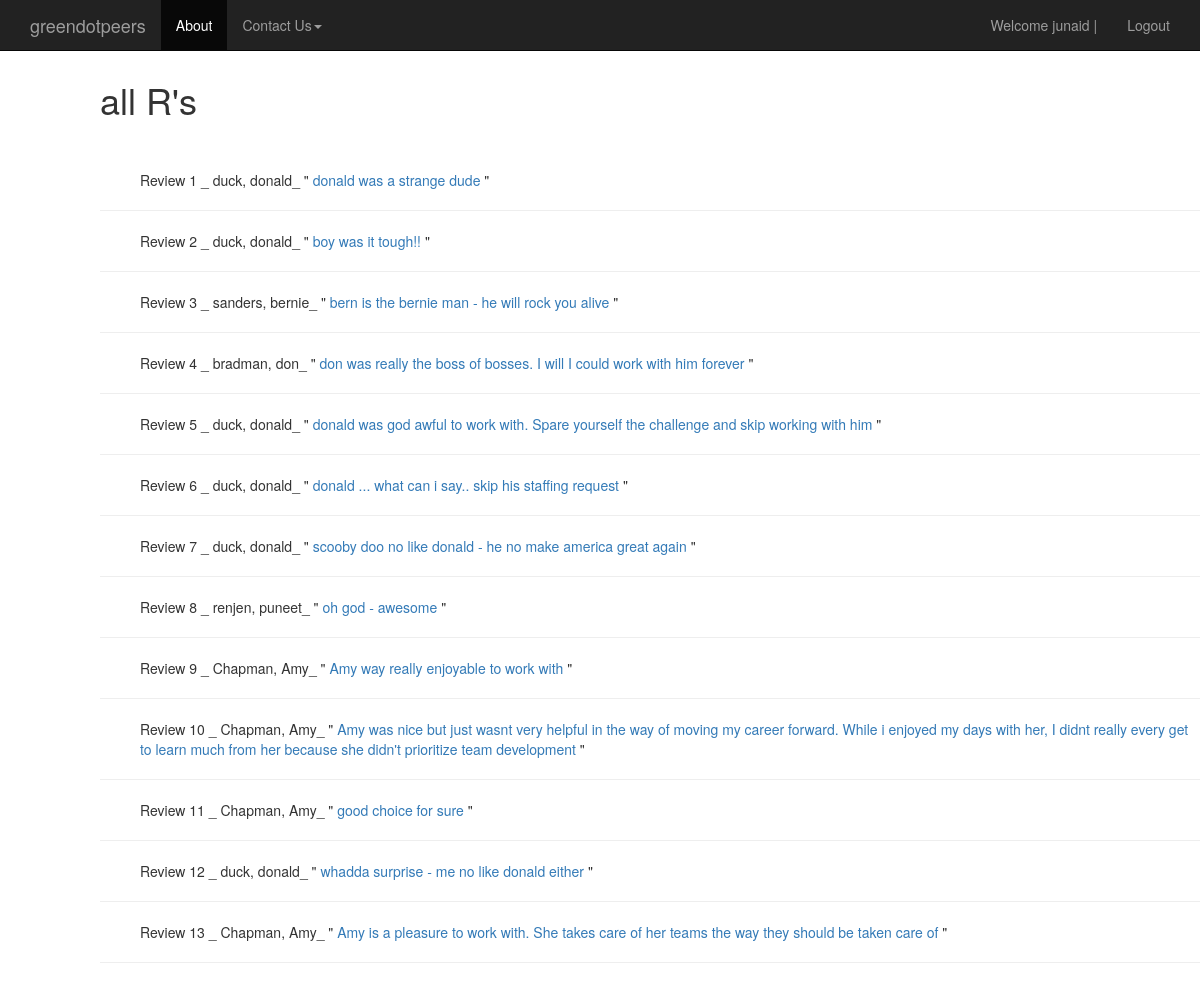
The app's page /reviews/ (signed in), older data.
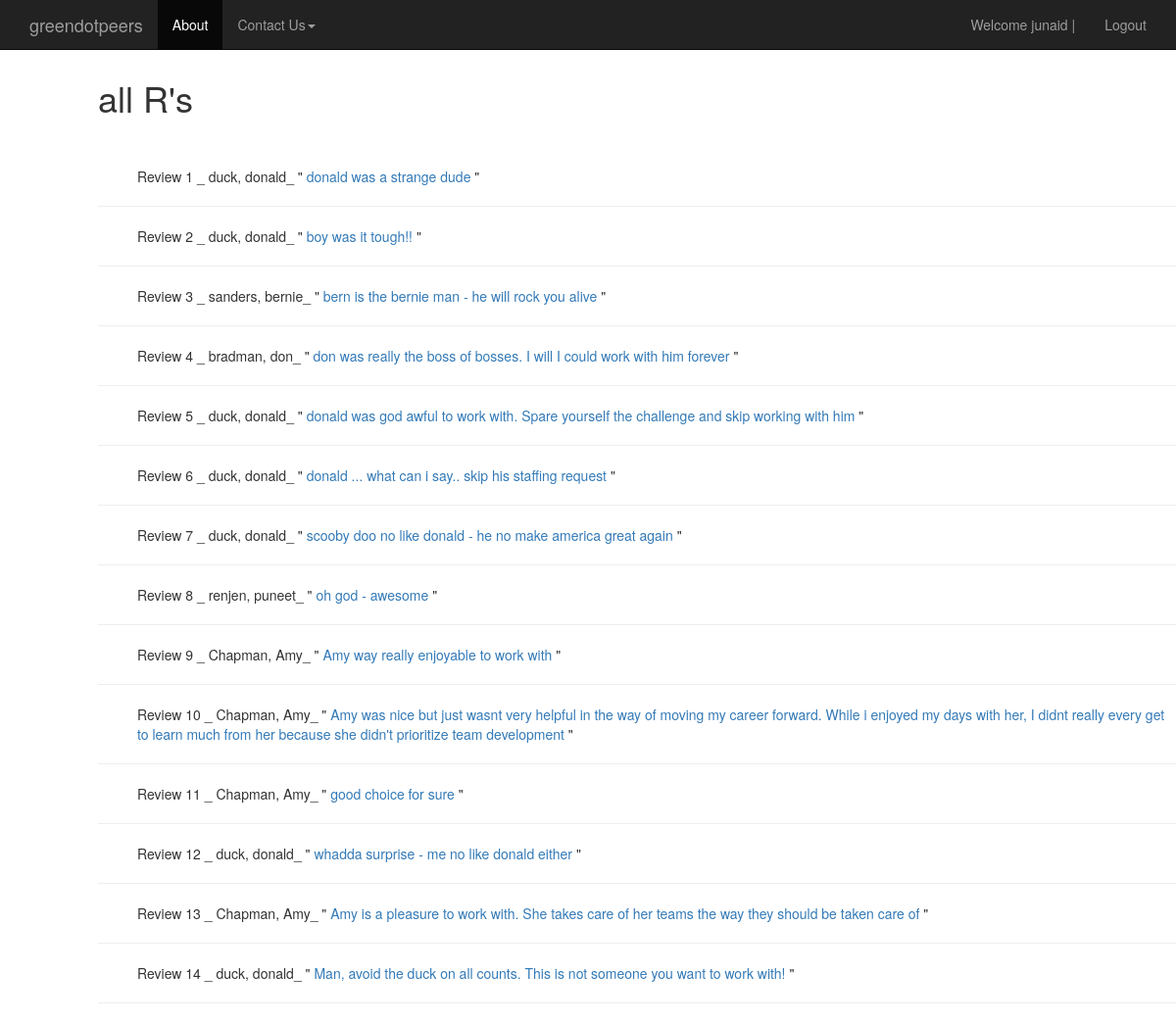
The same page, newer data.
### reviews/models.py (models this page shows, shortened)
class Review(models.Model):
	user = models.ForeignKey(settings.AUTH_USER_MODEL)
	employee = models.ForeignKey("Employee") #in quotes because model defined later
	length_working = models.PositiveIntegerField(verbose_name="how long have you worked with this person? (months)?")
	ques1 = models.PositiveIntegerField(verbose_name="How much did you enjoy working with this person (1-5)? (5 = most)?", validators=[MinValueValidator(1), MaxValueValidator(5)])
	ques2 = models.PositiveIntegerField(verbose_name="How competent is this person in their domain of expertise (1-5)? (5 = most)", validators=[MinValueValidator(1), MaxValueValidator(5)])
	ques3 = models.PositiveIntegerField(verbose_name="How much did you learn from this individual while working with them (1-5)? (5 = most)", validators=[MinValueValidator(1), MaxValueValidator(5)])
	timestamp = models.DateTimeField(auto_now=False, auto_now_add=True)
	WORK_AGAIN_CHOICES = (
	    ('Y', 'Yes'),
	    ('N', 'No'),
	)
	work_again =  models.CharField(verbose_name="would you work with this person again if you had the choice?",
									max_length=1, choices=WORK_AGAIN_CHOICES, null=False)
	content = models.TextField(verbose_name="Please provide some comments on what it was like to work with this person",
									max_length=1500)
	def get_absolute_url(self):
		return reverse("r_detail", kwargs={"pk": self.pk} )
	class Meta:
		unique_together = (("user", "employee"),)  #really important - prevents dups

class Employee(models.Model):
	first_name = models.CharField(max_length=120)
	last_name = models.CharField(max_length=120)
	email = models.CharField(max_length=120, null=True)
	level = models.CharField(max_length=120)
	service_area = models.CharField(max_length=120)
	service_line = models.CharField(max_length=120, null=True)
	office = models.CharField(max_length=120)
	timestamp = models.DateTimeField(auto_now=False, auto_now_add=True)
	@property
	def full_name(self):
		return ''.join([self.last_name, ', ', self.first_name])
	def __unicode__(self):
		return self.full_name

### reviews/views.py (the view)
@login_required
def review_list(request):
	queryset = Review.objects.all()
	if request.user.is_superuser:
		context = {"obj_list": queryset}
	else:
		context = {"title": "Unauthenticated List"}
	return render(request, "review_list.html", context)  #render takes in request, a template and a context

### templates/review_list.html
{% extends "base.html" %}
{% block content %}
<div class='col-sm-offset-1'>
<h1> all R's</h1>
<br>
<br>
{% for obj in obj_list %}
	<ul>
	Review {{obj.pk}} _
	{{obj.employee}}_ "
	<a href='{{ obj.get_absolute_url }}'> {{obj.content}} </a> "
	</ul>
	<hr/>
{% endfor %}
</div>
{% endblock %}

Row changes from the older to the newer data that the page shows:
added Review: pk "14", employee "duck, donald", content "Man, avoid the duck on all counts. This is not someone you want to work with!"
